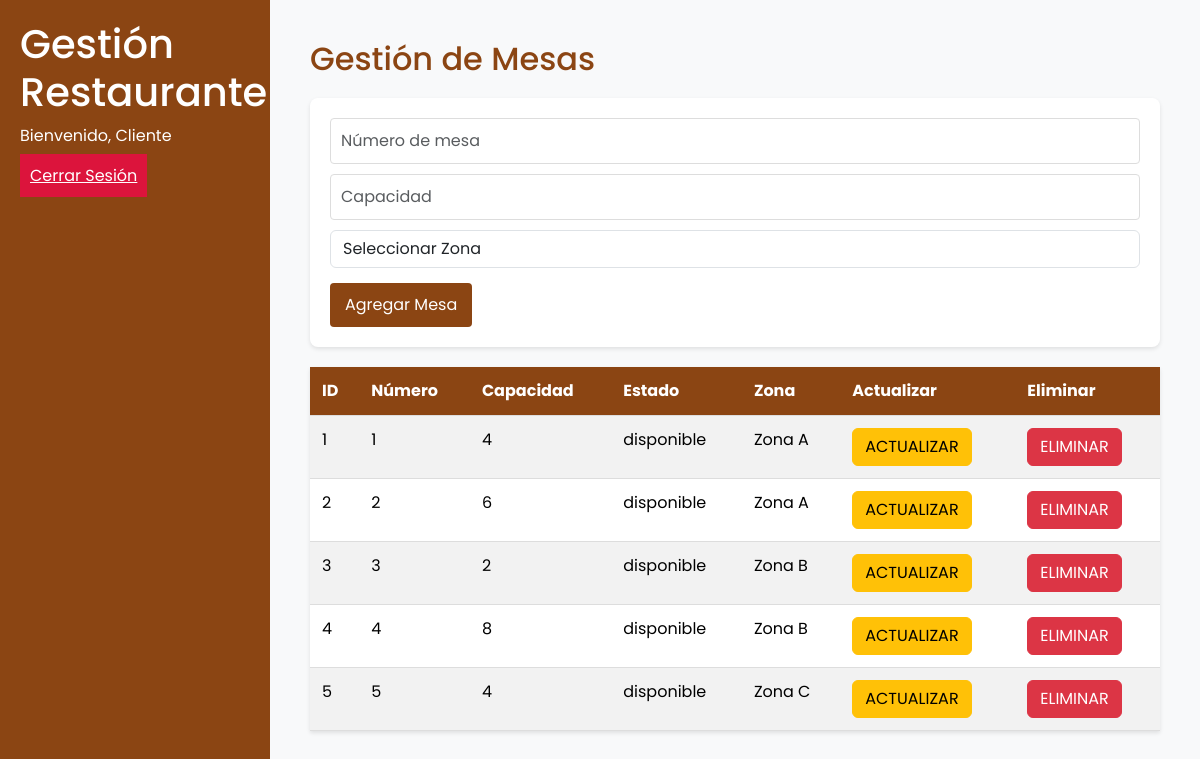
The page /PRUEBA..PHP (signed in) on the database its author committed.
### tables this page shows
CREATE TABLE `mesas` (
  `id` int(11) NOT NULL AUTO_INCREMENT,
  `numero` int(11) NOT NULL,
  `capacidad` int(11) NOT NULL,
  `estado` enum('disponible','ocupada','reservada') NOT NULL,
  `ultima_actualizacion` timestamp NOT NULL DEFAULT current_timestamp(),
  `zona_id` int(11) DEFAULT NULL,
  PRIMARY KEY (`id`),
  KEY `zona_id` (`zona_id`),
  CONSTRAINT `mesas_ibfk_1` FOREIGN KEY (`zona_id`) REFERENCES `zonas` (`id`)
);

CREATE TABLE `zonas` (
  `id` int(11) NOT NULL AUTO_INCREMENT,
  `nombre` varchar(50) NOT NULL,
  PRIMARY KEY (`id`)
);

### PRUEBA..PHP (the view, shortened to what this page needs)
<?php
if(isset($_SESSION['usuario'])){
include 'includes/header.php';
include 'Static/connect/db.php';
?>
<div class="content">
    <h2>Gestión de Mesas</h2>
    <form class="user-form needs-validation" action="RMesa.php" method="POST" novalidate>
        <div class="form-group">
            <input type="number" class="form-control" name="numero" placeholder="Número de mesa" required>
        </div>
        <div class="form-group">
            <input type="number" class="form-control" name="capacidad" placeholder="Capacidad" required>
        </div>
        <div class="form-group">
            <select name="zona" class="form-control" required>
                <option value="">Seleccionar Zona</option>
            </select>
        </div>
        <button class="btn btn-primary" type="submit">Agregar Mesa</button>
    </form>
    <table class="table table-striped user-table">
        <thead>
            <tr>
                <th>ID</th>
                <th>Número</th>
                <th>Capacidad</th>
                <th>Estado</th>
                <th>Zona</th>
                <th>Actualizar</th>
                <th>Eliminar</th>
            </tr>
        </thead>
        <tbody>
        <?php
        $query = "SELECT m.*, z.nombre as zona_nombre FROM mesas m
                  LEFT JOIN zonas z ON m.zona_id = z.id
                  ORDER BY m.numero";
        $resul = mysqli_query($conn, $query);
        while($row = mysqli_fetch_array($resul)){ ?>
            <tr>
                <td><?php echo $row['id']; ?></td>
                <td><?php echo $row['numero']; ?></td>
                <td><?php echo $row['capacidad']; ?></td>
                <td><?php echo $row['estado']; ?></td>
                <td><?php echo $row['zona_nombre']; ?></td>
                <td>
                    <a href="actualizarMesa.php?id=<?php echo $row['id']?>" class="btn btn-warning">ACTUALIZAR</a>
                </td>
                <td>
                    <button class="btn btn-danger" data-toggle="modal" data-target="#confirmDeleteModal" data-id="<?php echo $row['id']?>">ELIMINAR</button>
                </td>
            </tr>
        <?php } ?>
        </tbody>
    </table>
</div>
<?php
include 'includes/footer.php';
} else {
    header("Location: login.php");
}
?>

### Static/css/styles.css (style rules this page uses)
html, body { height: 100%; margin: 0; padding: 0; font-family: 'Poppins', sans-serif; }
body { margin: 0; padding: 0; min-height: 100vh; background-color: #f8f9fa; }
.content { flex-grow: 1; padding: 20px; height: 100vh; overflow-y: auto; }
input:invalid { animation: shake 0.3s; }
.content h2 { color: #8B4513; margin-bottom: 20px; }
.user-form { background-color: #fff; padding: 20px; border-radius: 8px; box-shadow: 0 2px 4px rgba(0,0,0,0.1); margin-bottom: 20px; }
.user-form input { display: block; width: 100%; padding: 10px; margin-bottom: 10px; border: 1px solid #ddd; border-radius: 4px; font-size: 16px; }
.user-form button { background-color: #8B4513; color: white; padding: 10px 15px; border: none; border-radius: 4px; cursor: pointer; font-size: 16px; }
.user-table { width: 100%; border-collapse: collapse; background-color: #fff; box-shadow: 0 2px 4px rgba(0,0,0,0.1); }
.user-table th, .user-table td { padding: 12px; text-align: left; border-bottom: 1px solid #ddd; }
.user-table th { background-color: #8B4513; color: white; }
.user-table tr:nth-child(even) { background-color: #f9f9f9; }
.form-control { margin-bottom: 15px; }

### rows shown on the page
mesas: id "1", numero "1", capacidad "4", estado "disponible", zona.nombre "Zona A"
mesas: id "2", numero "2", capacidad "6", estado "disponible", zona.nombre "Zona A"
mesas: id "3", numero "3", capacidad "2", estado "disponible", zona.nombre "Zona B"
mesas: id "4", numero "4", capacidad "8", estado "disponible", zona.nombre "Zona B"
mesas: id "5", numero "5", capacidad "4", estado "disponible", zona.nombre "Zona C"

### other values the page prints
$nombreUsuario "Cliente"
